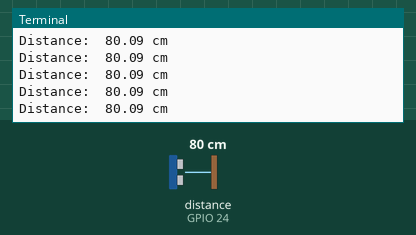
Recording of a program running on a simulated Raspberry Pi (BCM pin numbers). On the bench: the last lines printed to the terminal. The test bench sets the inputs (shaded band); at power-on: distance to the obstacle (sensor on GPIO 24) 80 cm. The echo pulse lasts 58.3 µs per cm; the clock reads 2024-03-15 10:24:30 at power-on unless the program sets it.

Above: at 1.4 s.
1.5 s: distance to the obstacle (sensor on GPIO 24) set to 2 cm
At 2.2 s:
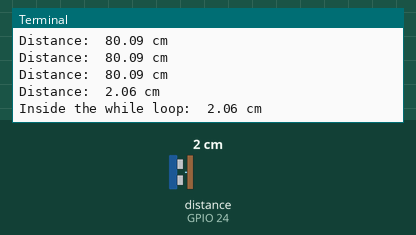
3.5 s: distance to the obstacle (sensor on GPIO 24) set to 4 cm
At 3.6 s:
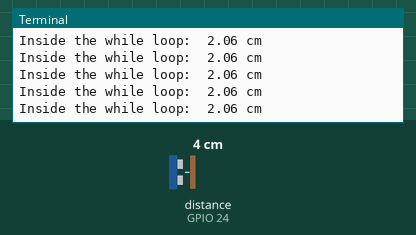

The program:

Ultrasonic.py
```python
# -*- coding: utf-8 -*-
"""
Created on Wed Dec 25 20:30:21 2019

@author: Ahmad4185
"""


#================================#
#     IMPORTING LIBRARIES        #
#================================#

import RPi.GPIO as GPIO #For GPIO Operations
import time #For Delay Function


#================================#
#     SETTING OF GPIO PART       #
#================================#

GPIO.setmode(GPIO.BCM)
GPIO.setwarnings(False)


#================================#
#       MACROS FOR PROGRAM       #
#================================#

TRIG = 23   #GPIO Pin for Ultrasonic Trigger
ECHO = 24   #GPIO Pin for Ultrasonic Echo
SETTLING_TIME = 0.2 #Settling time for Ultrasonic sensor
CLEAR_TIME = 0.00001 #Clear Time for Ultrasonic sensor

DELAY = 0.2 #Sampling Time for taking data from Ultrasonic sensor
THRESHOLD = 30 #Distane threshold in centimeters

FLAG = 1

def Ultrasonic(Trigger, Echo, ClearTime, Flag, SettlingTime):


    # This code is used when we have to initialize the Ultrasonic sensor.
    # Use it once in a code only. For the rest of the program, set the
    # Flag to 0

    if (Flag == 1):

        GPIO.setup(Trigger, GPIO.OUT)
        GPIO.setup(Echo, GPIO.IN)

        GPIO.output(Trigger, False) #Trigger pin is cleared to avoid residual noise
        time.sleep(SettlingTime)    #Time to set the Ultrasonic sensor
        return "ultrasonic sensor has been settled"
    else:
        GPIO.output(Trigger, True)  #Initializing of Trigger
        time.sleep(ClearTime)       #Delay for Trigger
        GPIO.output(Trigger, False) #Closing the Trigger operation

        while (GPIO.input(Echo)==0):
            pulse_start = time.time()
        while (GPIO.input(Echo)==1):
            pulse_end = time.time()

        distance = (pulse_end-pulse_start)*17150 #Converting distance into centimeters
        return round(distance, 2) #Rounding distance values


Ultrasonic(TRIG, ECHO, CLEAR_TIME,FLAG, SETTLING_TIME) #Initializing the Ultrasonic sensor
FLAG = 0

while(1):

    distance = Ultrasonic(TRIG, ECHO, CLEAR_TIME,FLAG, SETTLING_TIME)
    print ("Distance: ", distance, "cm")
    time.sleep(DELAY)

    if (distance < THRESHOLD):
        time.sleep(DELAY)

        while (distance <THRESHOLD):

            distance = Ultrasonic(TRIG, ECHO, CLEAR_TIME,FLAG,SETTLING_TIME)
            print ("Inside the while loop: ", distance, "cm")
            time.sleep(DELAY)
```

Measured:
- after the input at 1.5 s, the terminal: prints a new line after 0.14 s (image 1)
